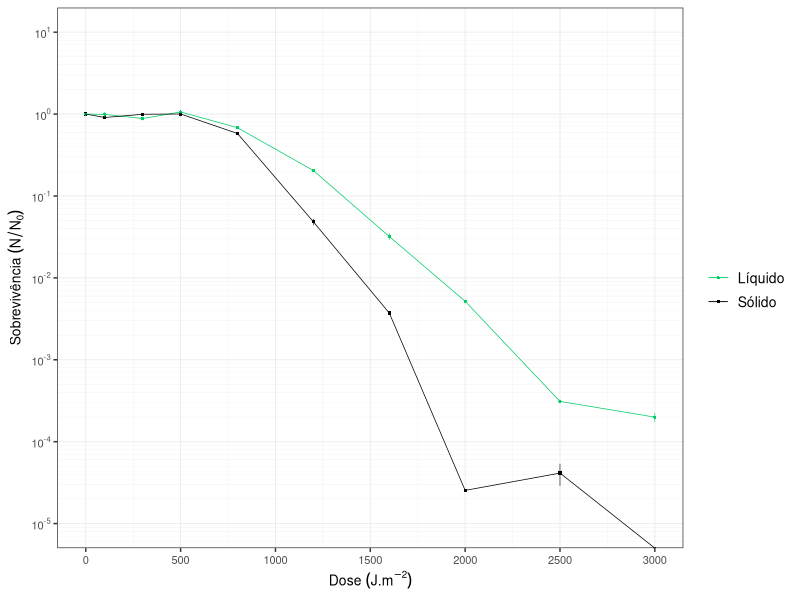
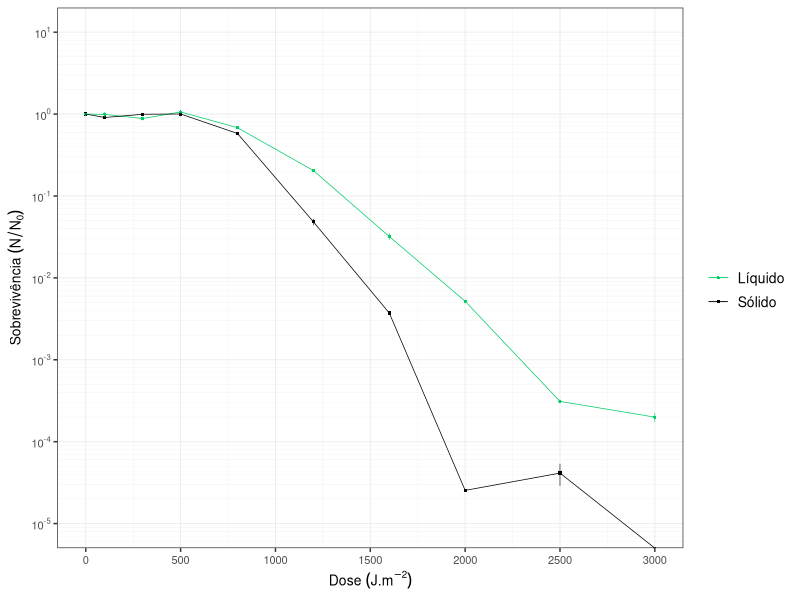

Write R code to recreate these figures, in order.
# Script para processamento do experimento Irradiação UVC D. radiodurans Líquido vs. Sólido
#REGRAS DE ENTRADA:
#*************ORDEM DAS COLUNAS: 1. Replicata | 2. Experimento | 3. Dose (em J/m2) | 4-6. UFC | 7. Fator de Diluição (deve chamar 'diluicao') **********************************
#Decimal é dado por vírgula
#Primeira linha é cabeçalho

#********** PACOTES **********
install.packages('ggplot2')   # Pacote para gráficos
library(ggplot2)
install.packages('matrixStats')   # Pacote para média e devio padrão de matrizes, no caso das gotas
library(matrixStats)
install.packages('MASS')    # Pacote necessário para a notação certa no eixo Y do gráfico
library(MASS)
install.packages('scales')    # Pacote para transformação em log10 do eixo y do gráfico
library(scales)
install.packages('dplyr')
library(dplyr)


#********** FUNÇÕES **********
# Função para média corrigida
calc_media_corrigida <- function(data, col_indices) {   # col_indices -> numero de gotas (ou seja, de colunas de ufc)
  ufc <- as.matrix(data[, col_indices]) #vou pegar só as colunas de ufc
  media_ufc <- rowMeans(ufc, na.rm = TRUE)
  media_corrigida <- media_ufc * data$diluicao * 100 #multiplico por 100 no final pq quero o resultado em ml
  return(media_corrigida)
}

# Função para calcular erro associado a média corrigida
calc_erro_medcor <- function(data, col_indices) {     # col_indices -> numero de gotas (ou seja, de colunas de ufc)
  ufc <- as.matrix(data[, col_indices])
  sd <- rowSds(ufc, na.rm = TRUE)
  n <- rowSums(!is.na(ufc))
  se <- sd / sqrt(n)
  erro <- (data$diluicao)*se*100      # Multiplico por 100 no final pq quero o resultado em ml
  return(erro)
}

log10_minor_break = function (...){
  function(x) {
    minx         = floor(min(log10(x), na.rm=T))-1;
    maxx         = ceiling(max(log10(x), na.rm=T))+1;
    n_major      = maxx-minx+1;
    major_breaks = seq(minx, maxx, by=1)
    minor_breaks =
      rep(log10(seq(1, 9, by=1)), times = n_major)+
      rep(major_breaks, each = 9)
    return(10^(minor_breaks))
  }
}
#********** LEITURA **********
deira <- read.table("deira.tsv", sep='\t', dec=',', quote='', header=TRUE, fill=TRUE)

#********** PROCESSAMENTO **********
col_indices <- c(4, 5, 6)

mc <- calc_media_corrigida(deira, col_indices)
erro_mc <- calc_erro_medcor(deira, col_indices)

tab_medias <- cbind.data.frame(deira, mc, erro_mc)

rep1 <- filter(tab_medias, Replicata=='2')
rep2 <- filter(tab_medias, Replicata=='3')
rep3 <- filter(tab_medias, Replicata=='4')

media_rep <- rowMeans(cbind(rep1$mc, rep2$mc, rep2$mc), na.rm = TRUE)
erro_rep <- sqrt(rowSums(cbind((1/3*rep1$erro_mc)^2, (1/3*rep2$erro_mc)^2, (1/3*rep1$erro_mc)^2), na.rm = TRUE))

tab <- cbind.data.frame(rep1$Dose, rep1$Exp, media_rep, erro_rep)
tab0 <- filter(tab, rep1$Dose=='0')
media0 <- rep(tab0$media_rep, each=10)
erro0 <- rep(tab0$erro_rep, each=10)

sob <- media_rep/media0
erro_sob <- sqrt((sob^2) * (((erro_rep / media_rep)^2) + ((erro0 / media0)^2)))

tabgraf <- cbind.data.frame(rep1$Dose, rep1$Exp, sob, erro_sob)
colnames(tabgraf) <- c('Dose', 'Exp', 'sob', 'erro')

graf<- ggplot(tabgraf, aes(x=Dose, y=sob, color=Exp, shape=Exp)) +
    geom_point(size=.75)+   # Coloca as bolinhas
    geom_line(linewidth=.25)+   # Coloca as linhas
    geom_errorbar(aes(ymin=sob-erro, ymax=sob+erro), width=0.5, linewidth=.2)+    # Coloca as barras de erro
    theme_bw()+   # Muda a aparência para o tema certo
    xlab(bquote("Dose"~(J.m^-2)))+    # Coloca o nome do eixo x
    ylab(bquote("Sobrevivência"~(N/N[0])))+    # Coloca o nome do eixo y
    scale_color_manual(values=c('springgreen3', 'black'),labels=c('Líquido', 'Sólido'))+
    scale_shape_manual(values=c(16, 15),labels=c('Líquido', 'Sólido'))+
    labs(shape='', color='')+
    theme(
      panel.grid.major = element_line(size=.3),   # Define largura da linha maior do grid interno no gráfico
      panel.grid.minor = element_line(size=.1),   # Define largura da linha menor do grid interno do gráfico
      legend.text = element_text(size=10),
      axis.title = element_text(size=10),
      axis.text = element_text(size=8))+
    scale_y_log10(limits = c(1e-5,10),   # Transforma o eixo y em log10 com limites de 1 a 10^-5
                  labels = trans_format("log10", math_format(10^.x)),
                   breaks = trans_breaks("log10", function(x) 10^x, n=5),
                   minor_breaks=log10_minor_break())+
    scale_x_continuous(breaks=c(0, 500, 1000, 1500, 2000, 2500, 3000))
graf
ggsave('irrad_deira.png', graf, device='png', unit='cm', width = 12, height = 6.5, dpi=300)

#********** FITTING **********
tab_liq <- filter(tabgraf, Exp=='L')
tab_sol <- filter(tabgraf, Exp=='S')
x <- as.numeric(tab_liq$Dose)
y_liq <- tab_liq$sob
y_sol <- tab_sol$sob

fit_liq <- nls(y_liq ~ (1+f*x)/(1+(9+10*f*LD10)*exp(n*log(x/LD10))),
			        start = list(LD10 = 1700, n = 6, f = 0.001))
summary(fit_liq)

fit_sol <- nls(y_sol ~ (1+f*x)/(1+(9+10*f*LD10)*exp(n*log(x/LD10))),
			        start = list(LD10 = 1200, n = 6, f = 0.001))
summary(fit_sol)
